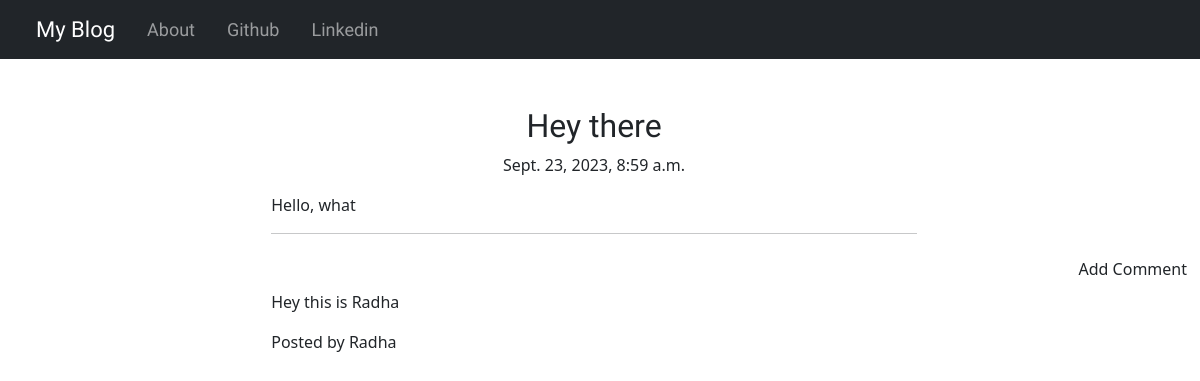
/17, run on the app's committed database.
### blog/models.py (models this page shows, shortened)
class Post(models.Model):
    author = models.ForeignKey("auth.User", on_delete=models.CASCADE)
    title = models.CharField(max_length=200)
    text = models.TextField()
    date = models.DateTimeField(default=timezone.now)
    published_date = models.DateTimeField(blank=True, null=True)

class Comment(models.Model):
    post = models.ForeignKey('blog.Post', related_name='comments', on_delete=models.CASCADE)
    author = models.CharField(max_length=100)
    text = models.TextField()
    create_date = models.DateTimeField(default=timezone.now)
    approved_comment = models.BooleanField(default=False)

### blog/views.py (the view)
# urls.py: path('<int:pk>', views.PostDetailView.as_view(), name='post_detail'),
class PostDetailView(DetailView):
    model = Post

### blog/templates/blog/post_detail.html (shortened to what this page needs)
{% extends 'blog/base.html' %}
{% load bootstrap_icons %}
{% block body_block %}
    <div class="container my-5" style="width:60%;">
        <h1 class="posttitle loader">{{ post.title }}</h1>
        {% if post.published_date %}
            <div class="date postdate">
                {{ post.published_date }}
            </div>
        {% else %}
            <a href="{% url 'blog:post_publish' pk=post.pk %}" class="btn btn-default">Publish</a>
        {% endif %}
        <p class="postcontent">{{ post.text|safe|linebreaksbr }}</p>
        <hr>
        <a href="{% url 'blog:add_comment_to_post' pk=post.pk %}" class="btn btn-comment">Add Comment</a>
        <div class="conatiner">
            {% for comment in post.comments.all %}
                <br>
            <p>{{ comment.text|safe|linebreaks }}</p>
            <p>Posted by {{ comment.author }}</p>
            {% empty %}
            <p>No Comments</p>
            {% endfor %}
        </div>
    </div>
{% endblock %}

### blog/static/css/blog.css (style rules this page uses)
.postdate { text-align:center; }
.posttitle { font-family: 'Mooli', sans-serif; font-size: 2em; text-align: center; }
.postcontent { font-family: 'Montserrat'; font-size: 1em; }
.btn-comment { position: absolute; right: 0px; }
.loader { filter:hue-rotate(0deg); color:linear-gradient(45deg,#0f8,#08f); animation:hue 10000ms infinite linear; }

### data on the page
Post: title "Hey there", published_date "Sept. 23, 2023, 8:59 a.m.", text "Hello, what"
Comment: text "Hey this is Radha", author "Radha"
